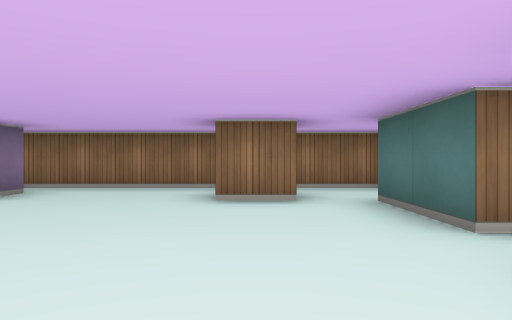
[1] (above)

16 first-person views from a walk through a cub3D ray-caster map. The camera is about half as high as the walls, looks level and sees 70° across. The floor is counted in squares. Each view is taken from the middle of a square. On the plan, view 1 faces up. The plan holds only what a view shows up to about 9 squares ahead; the rest is blank.

[2]
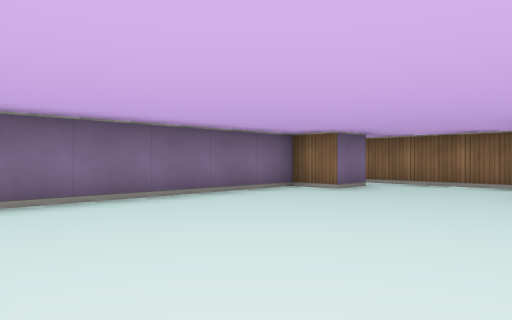

[3]
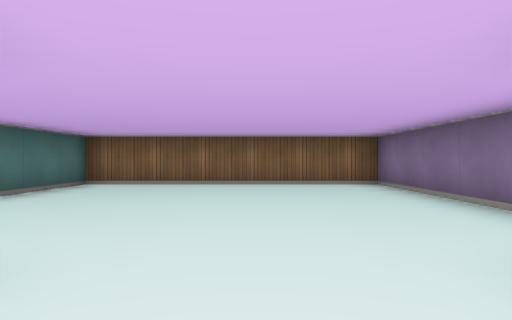

[4]
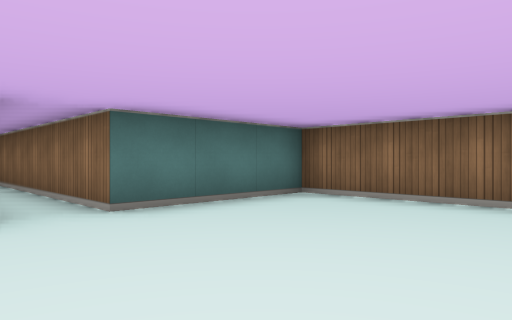

[5]
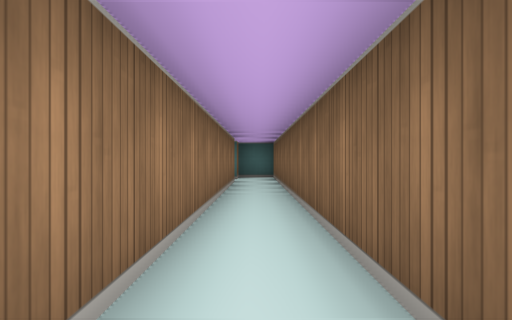

[6]
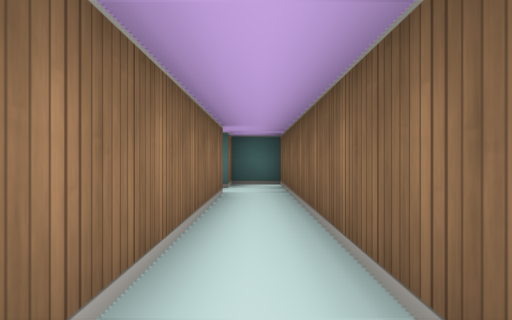

[7]
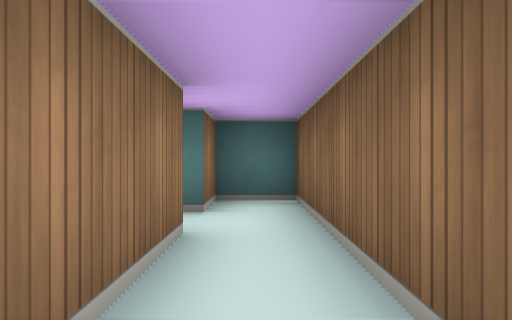

[8]
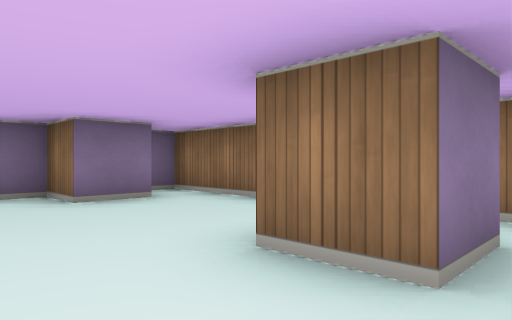

[9]
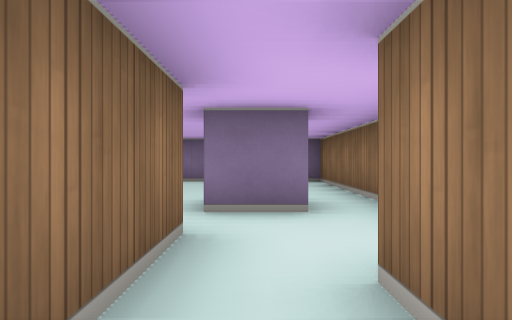

[10]
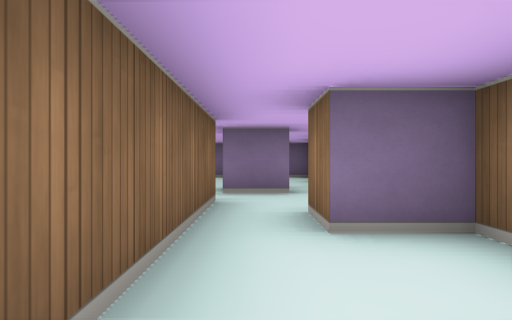

[11]
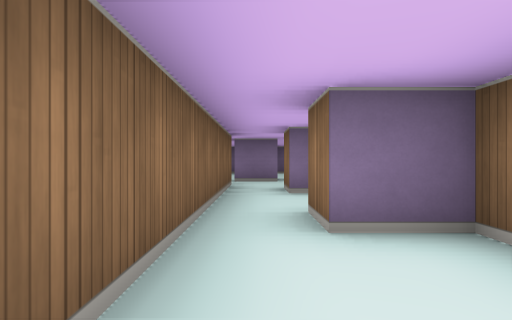

[12]
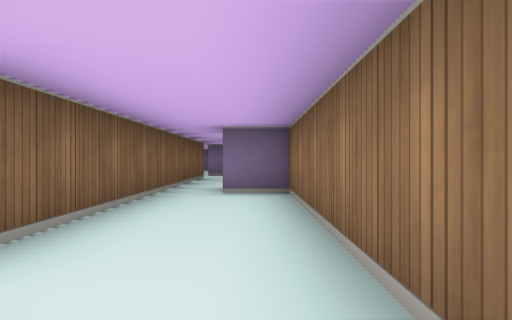

[13]
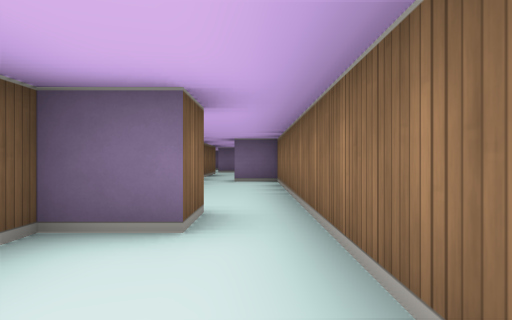

[14]
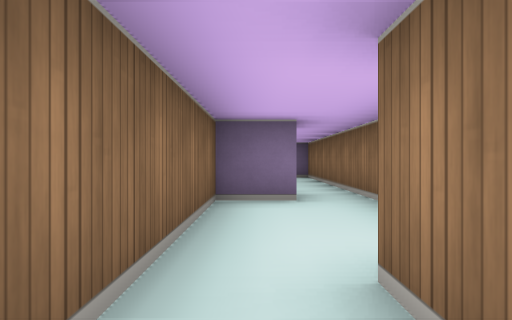

[15]
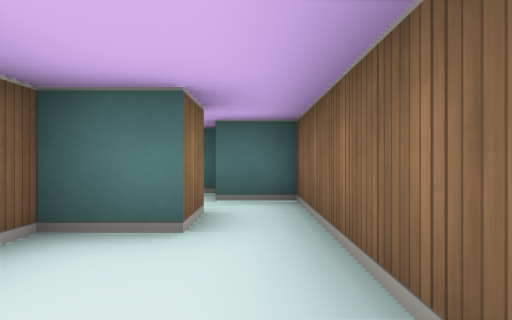

[16]
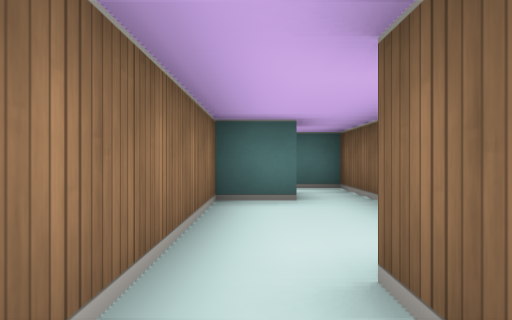

### Floor plan
Points are (right, up) in squares from view 1. A wall is a line through its corners. A room is listed if a view was taken in it or the views show most of it. See-through windows are left out.
Room 1 (views 1, 2, 3, 4, 5, 6, 7, 8)
walls: (0.5, 5.6) (0.5, 4.5) (-0.5, 4.5); (-3.5, 5.5) (-3.5, 4.5) (-4.5, 4.5) (-4.5, -1.5) (1.5, -1.5) (1.5, 1.5) (12.5, 1.5) (12.5, 2.5) (11.5, 2.5); (3.5, 5.5) (2.5, 5.5); (2.2, 6.5) (-4.5, 6.5) (-4.5, 6); (10.5, 2.5) (1.5, 2.5) (1.5, 4.5) (3.5, 4.5)
ways out: opening at (4, 5) to room 2; opening at (11, 3.5) to room 3
Room 2 (views 9, 10)
walls: (3.5, 4.5) (6.4, 4.5); (6.5, 5.5) (5.5, 5.5); (3.5, 6.6) (3.5, 5.5)
ways out: opening at (4, 5) to room 1; opening at (6, 5) to room 3
Room 3 (views 11, 12, 16)
walls: (11.5, 5.5) (12.5, 5.5); (12.5, 6.5) (6.5, 6.5) (6.5, 5.5); (6.4, 4.5) (9.9, 4.5)
ways out: opening at (11, 3.5) to room 1; opening at (6, 5) to room 2; opening at (12, 6) to room 4
Room 4 (views 13, 14, 15)
walls: (16.5, 5.5) (15.5, 5.5) (15.5, 6.5) (12.5, 6.5); (12.5, 5.5) (12.5, 4.5) (17.5, 4.5) (17.5, 5.5)
ways out: opening at (12, 6) to room 3

Where each view was taken, in squares from view 1:
view 1: 0 up, 0 right, facing up
view 2: 1 down, 0 right, facing up-left
view 3: 6 up, 2 left, facing down
view 4: 3 up, 2 left, facing down-right
view 5: 2 up, 2 right, facing right
view 6: 2 up, 5 right, facing right
view 7: 2 up, 8 right, facing right
view 8: 3 up, 1 right, facing up-left
view 9: 5 up, 4 right, facing left
view 10: 5 up, 6 right, facing left
view 11: 5 up, 9 right, facing left
view 12: 6 up, 12 right, facing left
view 13: 6 up, 15 right, facing left
view 14: 5 up, 17 right, facing left
view 15: 5 up, 13 right, facing right
view 16: 6 up, 11 right, facing right
